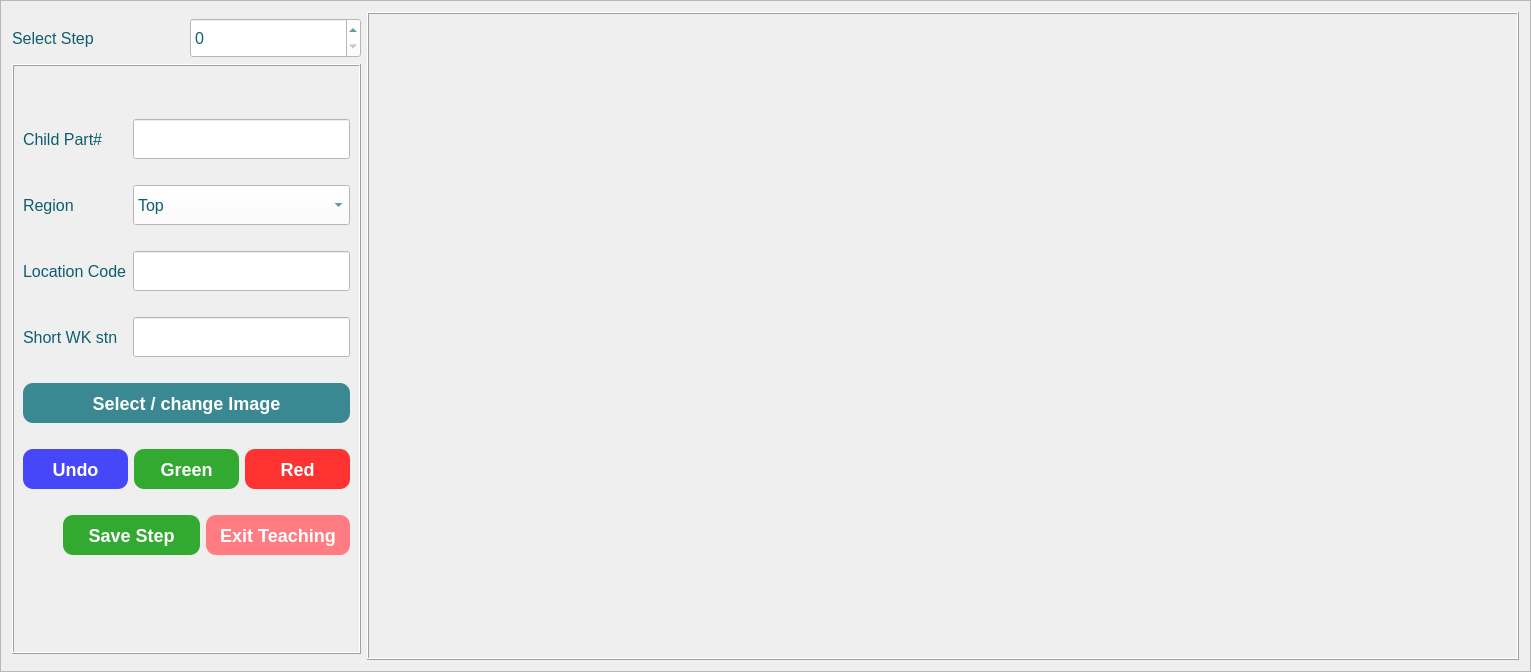
                      <widget class="QFrame" name="frame_6">
                       <property name="frameShape">
                        <enum>QFrame::StyledPanel</enum>
                       </property>
                       <layout class="QGridLayout" name="gridLayout_19">
                        <item row="0" column="0">
                         <layout class="QGridLayout" name="gridLayout_18">
                          <item row="2" column="0" colspan="2">
                           <widget class="QFrame" name="frame_3">
                            <property name="frameShape">
                             <enum>QFrame::Box</enum>
                            </property>
                            <property name="frameShadow">
                             <enum>QFrame::Raised</enum>
                            </property>
                            <layout class="QGridLayout" name="gridLayout_23">
                             <item row="3" column="0">
                              <spacer name="verticalSpacer_22">
                               <property name="orientation">
                                <enum>Qt::Vertical</enum>
                               </property>
                               <property name="sizeHint" stdset="0">
                                <size>
                                 <width>20</width>
                                 <height>20</height>
                                </size>
                               </property>
                              </spacer>
                             </item>
                             <item row="2" column="0">
                              <spacer name="verticalSpacer_19">
                               <property name="orientation">
                                <enum>Qt::Vertical</enum>
                               </property>
                               <property name="sizeHint" stdset="0">
                                <size>
                                 <width>20</width>
                                 <height>20</height>
                                </size>
                               </property>
                              </spacer>
                             </item>
                             <item row="0" column="0">
                              <spacer name="verticalSpacer_13">
                               <property name="orientation">
                                <enum>Qt::Vertical</enum>
                               </property>
                               <property name="sizeHint" stdset="0">
                                <size>
                                 <width>20</width>
                                 <height>20</height>
                                </size>
                               </property>
                              </spacer>
                             </item>
                             <item row="1" column="0">
                              <layout class="QGridLayout" name="gridLayout_22">
                               <item row="8" column="0" colspan="2">
                                <widget class="QPushButton" name="select_image">
                                 <property name="minimumSize">
                                  <size>
                                   <width>0</width>
                                   <height>40</height>
                                  </size>
                                 </property>
                                 <property name="styleSheet">
                                  <string notr="true">QPushButton
{
   background-color: #3A8891;border-radius:10px;color:white;font-weight:bold;font-size:18px;
}

QPushButton:pressed
{
  background-color: #0E5E6F;     
}

</string>
                                 </property>
                                 <property name="text">
                                  <string>Select / change Image</string>
                                 </property>
                                </widget>
                               </item>
                               <item row="6" column="1">
                                <widget class="QLineEdit" name="sworkstn">
                                 <property name="minimumSize">
                                  <size>
                                   <width>0</width>
                                   <height>40</height>
                                  </size>
                                 </property>
                                 <property name="font">
                                  <font>
                                   <pointsize>12</pointsize>
                                  </font>
                                 </property>
                                 <property name="styleSheet">
                                  <string notr="true">color:#0E5E6F;
background-color: rgb(255, 255, 255);</string>
                                 </property>
                                </widget>
                               </item>
                               <item row="0" column="0">
                                <widget class="QLabel" name="label_8">
                                 <property name="font">
                                  <font>
                                   <pointsize>12</pointsize>
                                  </font>
                                 </property>
                                 <property name="styleSheet">
                                  <string notr="true">color:#0E5E6F;</string>
                                 </property>
                                 <property name="text">
                                  <string>Child Part#</string>
                                 </property>
                                </widget>
                               </item>
                               <item row="6" column="0">
                                <widget class="QLabel" name="label_10">
                                 <property name="font">
                                  <font>
                                   <pointsize>12</pointsize>
                                  </font>
                                 </property>
                                 <property name="styleSheet">
                                  <string notr="true">color:#0E5E6F;</string>
                                 </property>
                                 <property name="text">
                                  <string>Short WK stn</string>
                                 </property>
                                </widget>
                               </item>
                               <item row="11" column="0" colspan="2">
                                <spacer name="verticalSpacer_7">
                                 <property name="orientation">
                                  <enum>Qt::Vertical</enum>
                                 </property>
                                 <property name="sizeHint" stdset="0">
                                  <size>
                                   <width>20</width>
                                   <height>20</height>
                                  </size>
                                 </property>
                                </spacer>
                               </item>
                               <item row="1" column="1">
                                <spacer name="verticalSpacer_15">
                                 <property name="orientation">
                                  <enum>Qt::Vertical</enum>
                                 </property>
                                 <property name="sizeHint" stdset="0">
                                  <size>
                                   <width>20</width>
                                   <height>20</height>
                                  </size>
                                 </property>
                                </spacer>
                               </item>
                               <item row="9" column="0" colspan="2">
                                <spacer name="verticalSpacer_18">
                                 <property name="orientation">
                                  <enum>Qt::Vertical</enum>
                                 </property>
                                 <property name="sizeHint" stdset="0">
                                  <size>
                                   <width>20</width>
                                   <height>20</height>
                                  </size>
                                 </property>
                                </spacer>
                               </item>
                               <item row="0" column="1">
                                <widget class="QLineEdit" name="child_pn">
                                 <property name="minimumSize">
                                  <size>
                                   <width>0</width>
                                   <height>40</height>
                                  </size>
                                 </property>
                                 <property name="font">
                                  <font>
                                   <pointsize>12</pointsize>
                                  </font>
                                 </property>
                                 <property name="styleSheet">
                                  <string notr="true">color:#0E5E6F;
background-color: rgb(255, 255, 255);</string>
                                 </property>
                                </widget>
                               </item>
                               <item row="10" column="0" colspan="2">
                                <layout class="QHBoxLayout" name="horizontalLayout_4">
                                 <item>
                                  <widget class="QPushButton" name="undo">
                                   <property name="minimumSize">
                                    <size>
                                     <width>0</width>
                                     <height>40</height>
                                    </size>
                                   </property>
                                   <property name="maximumSize">
                                    <size>
                                     <width>16777215</width>
                                     <height>16777215</height>
                                    </size>
                                   </property>
                                   <property name="styleSheet">
                                    <string notr="true">QPushButton
{
   background-color: rgb(70,70,250);border-radius:10px;color:white;font-weight:bold;font-size:18px;
}

QPushButton:pressed
{
  background-color: rgb(10, 10, 100);     
}

</string>
                                   </property>
                                   <property name="text">
                                    <string>Undo</string>
                                   </property>
                                  </widget>
                                 </item>
                                 <item>
                                  <widget class="QPushButton" name="green">
                                   <property name="minimumSize">
                                    <size>
                                     <width>0</width>
                                     <height>40</height>
                                    </size>
                                   </property>
                                   <property name="maximumSize">
                                    <size>
                                     <width>16777215</width>
                                     <height>16777215</height>
                                    </size>
                                   </property>
                                   <property name="styleSheet">
                                    <string notr="true">QPushButton
{
   background-color: rgb(50,170,50);border-radius:10px;color:white;font-weight:bold;font-size:18px;
}

QPushButton:pressed
{
  background-color: rgb(10, 100, 10);     
}

</string>
                                   </property>
                                   <property name="text">
                                    <string>Green</string>
                                   </property>
                                  </widget>
                                 </item>
                                 <item>
                                  <widget class="QPushButton" name="red">
                                   <property name="minimumSize">
                                    <size>
                                     <width>0</width>
                                     <height>40</height>
                                    </size>
                                   </property>
                                   <property name="maximumSize">
                                    <size>
                                     <width>16777215</width>
                                     <height>16777215</height>
                                    </size>
                                   </property>
                                   <property name="styleSheet">
                                    <string notr="true">QPushButton{ background-color: rgb(255,50,50);
border-radius:10px;color:white;font-weight:bold;font-size:18px;}
QPushButton:pressed{background-color: rgb(255, 100, 100);}</string>
                                   </property>
                                   <property name="text">
                                    <string>Red</string>
                                   </property>
                                  </widget>
                                 </item>
                                </layout>
                               </item>
                               <item row="12" column="0" colspan="2">
                                <layout class="QHBoxLayout" name="horizontalLayout_3">
                                 <item>
                                  <spacer name="horizontalSpacer_4">
                                   <property name="orientation">
                                    <enum>Qt::Horizontal</enum>
                                   </property>
                                   <property name="sizeHint" stdset="0">
                                    <size>
                                     <width>40</width>
                                     <height>20</height>
                                    </size>
                                   </property>
                                  </spacer>
                                 </item>
                                 <item>
                                  <widget class="QPushButton" name="SaveStep">
                                   <property name="minimumSize">
                                    <size>
                                     <width>137</width>
                                     <height>40</height>
                                    </size>
                                   </property>
                                   <property name="maximumSize">
                                    <size>
                                     <width>16777215</width>
                                     <height>16777215</height>
                                    </size>
                                   </property>
                                   <property name="styleSheet">
                                    <string notr="true">QPushButton
{
   background-color: rgb(50,170,50);border-radius:10px;color:white;font-weight:bold;font-size:18px;
}

QPushButton:pressed
{
  background-color: rgb(10, 100, 10);     
}

</string>
                                   </property>
                                   <property name="text">
                                    <string>Save Step</string>
                                   </property>
                                  </widget>
                                 </item>
                                 <item>
                                  <widget class="QPushButton" name="exit_teaching">
                                   <property name="minimumSize">
                                    <size>
                                     <width>144</width>
                                     <height>40</height>
                                    </size>
                                   </property>
                                   <property name="styleSheet">
                                    <string notr="true">QPushButton{ background-color: rgb(255,125,130);
border-radius:10px;color:white;font-weight:bold;font-size:18px;}
QPushButton:pressed{background-color: rgb(255, 100, 100);}</string>
                                   </property>
                                   <property name="text">
                                    <string>Exit Teaching</string>
                                   </property>
                                  </widget>
                                 </item>
                                </layout>
                               </item>
                               <item row="4" column="1">
                                <widget class="QLineEdit" name="location_code">
                                 <property name="minimumSize">
                                  <size>
                                   <width>0</width>
                                   <height>40</height>
                                  </size>
                                 </property>
                                 <property name="font">
                                  <font>
                                   <pointsize>12</pointsize>
                                  </font>
                                 </property>
                                 <property name="styleSheet">
                                  <string notr="true">color:#0E5E6F;
background-color: rgb(255, 255, 255);</string>
                                 </property>
                                </widget>
                               </item>
                               <item row="2" column="1">
                                <widget class="QComboBox" name="comboBox_region">
                                 <property name="minimumSize">
                                  <size>
                                   <width>0</width>
                                   <height>40</height>
                                  </size>
                                 </property>
                                 <property name="font">
                                  <font>
                                   <pointsize>12</pointsize>
                                  </font>
                                 </property>
                                 <property name="styleSheet">
                                  <string notr="true">color:#0E5E6F;
background-color: rgb(255, 255, 255);</string>
                                 </property>
                                 <item>
                                  <property name="text">
                                   <string>Top</string>
                                  </property>
                                 </item>
                                 <item>
                                  <property name="text">
                                   <string>Middle</string>
                                  </property>
                                 </item>
                                 <item>
                                  <property name="text">
                                   <string>Bottom</string>
                                  </property>
                                 </item>
                                </widget>
                               </item>
                               <item row="5" column="1">
                                <spacer name="verticalSpacer_17">
                                 <property name="orientation">
                                  <enum>Qt::Vertical</enum>
                                 </property>
                                 <property name="sizeHint" stdset="0">
                                  <size>
                                   <width>20</width>
                                   <height>20</height>
                                  </size>
                                 </property>
                                </spacer>
                               </item>
                               <item row="4" column="0">
                                <widget class="QLabel" name="label_20">
                                 <property name="font">
                                  <font>
                                   <pointsize>12</pointsize>
                                  </font>
                                 </property>
                                 <property name="styleSheet">
                                  <string notr="true">color:#0E5E6F;</string>
                                 </property>
                                 <property name="text">
                                  <string>Location Code</string>
                                 </property>
                                </widget>
                               </item>
                               <item row="2" column="0">
                                <widget class="QLabel" name="label_9">
                                 <property name="font">
                                  <font>
                                   <pointsize>12</pointsize>
                                  </font>
                                 </property>
                                 <property name="styleSheet">
                                  <string notr="true">color:#0E5E6F;</string>
                                 </property>
                                 <property name="text">
                                  <string>Region</string>
                                 </property>
                                </widget>
                               </item>
                               <item row="3" column="1">
                                <spacer name="verticalSpacer_16">
                                 <property name="orientation">
                                  <enum>Qt::Vertical</enum>
                                 </property>
                                 <property name="sizeHint" stdset="0">
                                  <size>
                                   <width>20</width>
                                   <height>20</height>
                                  </size>
                                 </property>
                                </spacer>
                               </item>
                               <item row="7" column="0" colspan="2">
                                <spacer name="verticalSpacer_24">
                                 <property name="orientation">
                                  <enum>Qt::Vertical</enum>
                                 </property>
                                 <property name="sizeHint" stdset="0">
                                  <size>
                                   <width>20</width>
                                   <height>20</height>
                                  </size>
                                 </property>
                                </spacer>
                               </item>
                              </layout>
                             </item>
                            </layout>
                           </widget>
                          </item>
                          <item row="0" column="2" rowspan="4" colspan="2">
                           <widget class="QFrame" name="frame_">
                            <property name="minimumSize">
                             <size>
                              <width>1152</width>
                              <height>648</height>
                             </size>
                            </property>
                            <property name="frameShape">
                             <enum>QFrame::Box</enum>
                            </property>
                            <property name="frameShadow">
                             <enum>QFrame::Raised</enum>
                            </property>
                            <property name="lineWidth">
                             <number>1</number>
                            </property>
                            <layout class="QGridLayout" name="gridLayout_25">
                             <item row="0" column="0">
                              <layout class="QGridLayout" name="grd_"/>
                             </item>
                            </layout>
                           </widget>
                          </item>
                          <item row="1" column="1">
                           <widget class="QSpinBox" name="spinBox_select_steps">
                            <property name="minimumSize">
                             <size>
                              <width>0</width>
                              <height>40</height>
                             </size>
                            </property>
                            <property name="font">
                             <font>
                              <pointsize>12</pointsize>
                             </font>
                            </property>
                            <property name="styleSheet">
                             <string notr="true">color:#0E5E6F;
background-color: rgb(255, 255, 255);</string>
                            </property>
                           </widget>
                          </item>
                          <item row="1" column="0">
                           <widget class="QLabel" name="label_7">
                            <property name="font">
                             <font>
                              <pointsize>12</pointsize>
                             </font>
                            </property>
                            <property name="styleSheet">
                             <string notr="true">color:#0E5E6F;</string>
                            </property>
                            <property name="text">
                             <string>Select Step</string>
                            </property>
                           </widget>
                          </item>
                         </layout>
                        </item>
                       </layout>
                      </widget>
